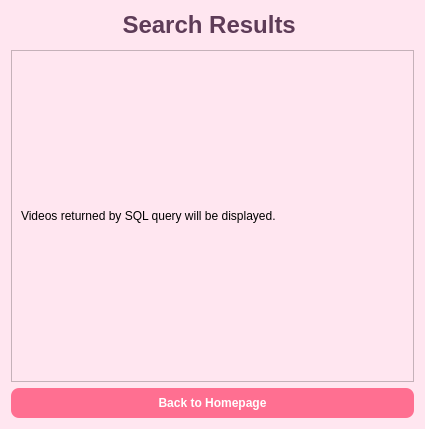
<?xml version="1.0" encoding="UTF-8"?>
<ui version="4.0">
 <class>SearchResultsPage</class>
 <widget class="QWidget" name="SearchResultsPage">
  <property name="geometry">
   <rect>
    <x>0</x>
    <y>0</y>
    <width>425</width>
    <height>429</height>
   </rect>
  </property>
  <property name="windowTitle">
   <string>VibeTube - Search Results</string>
  </property>
  <property name="styleSheet">
   <string notr="true">
    QWidget {
        background-color: #FFE6F0;
        color: black; 
    }
    QLabel#label_results {
        font-size: 24px;
        font-weight: bold;
        color: #5e3c58;
        padding-bottom: 5px;
    }
    QLineEdit {
        background-color: #FFFFFF;
        border: 2px solid #FFC1CC;
        border-radius: 6px;
        padding: 6px;
    }
    QPushButton {
        background-color: #FF6F91;
        color: white;
        font-weight: bold;
        border-radius: 8px;
        padding: 8px 15px;
    }
    QPushButton:hover {
        background-color: #FF9AA2;
    }
   </string>
  </property>
  <layout class="QVBoxLayout" name="mainVerticalLayout">
   <item>
    <layout class="QHBoxLayout" name="topBarLayout"/>
   </item>
   <item>
    <widget class="QLabel" name="label_results">
     <property name="text">
      <string>Search Results </string>
     </property>
     <property name="alignment">
      <set>Qt::AlignCenter</set>
     </property>
    </widget>
   </item>
   <item>
    <widget class="QScrollArea" name="scrollArea">
     <property name="widgetResizable">
      <bool>true</bool>
     </property>
     <widget class="QWidget" name="scrollAreaWidgetContents">
      <property name="geometry">
       <rect>
        <x>0</x>
        <y>0</y>
        <width>405</width>
        <height>326</height>
       </rect>
      </property>
      <layout class="QVBoxLayout" name="resultsLayout">
       <item>
        <widget class="QLabel" name="lblPlaceholder">
         <property name="text">
          <string>Videos returned by SQL query will be displayed.</string>
         </property>
        </widget>
       </item>
      </layout>
     </widget>
    </widget>
   </item>
   <item>
    <widget class="QPushButton" name="btnHome">
     <property name="text">
      <string>Back to Homepage</string>
     </property>
    </widget>
   </item>
  </layout>
 </widget>
 <resources/>
 <connections/>
</ui>
